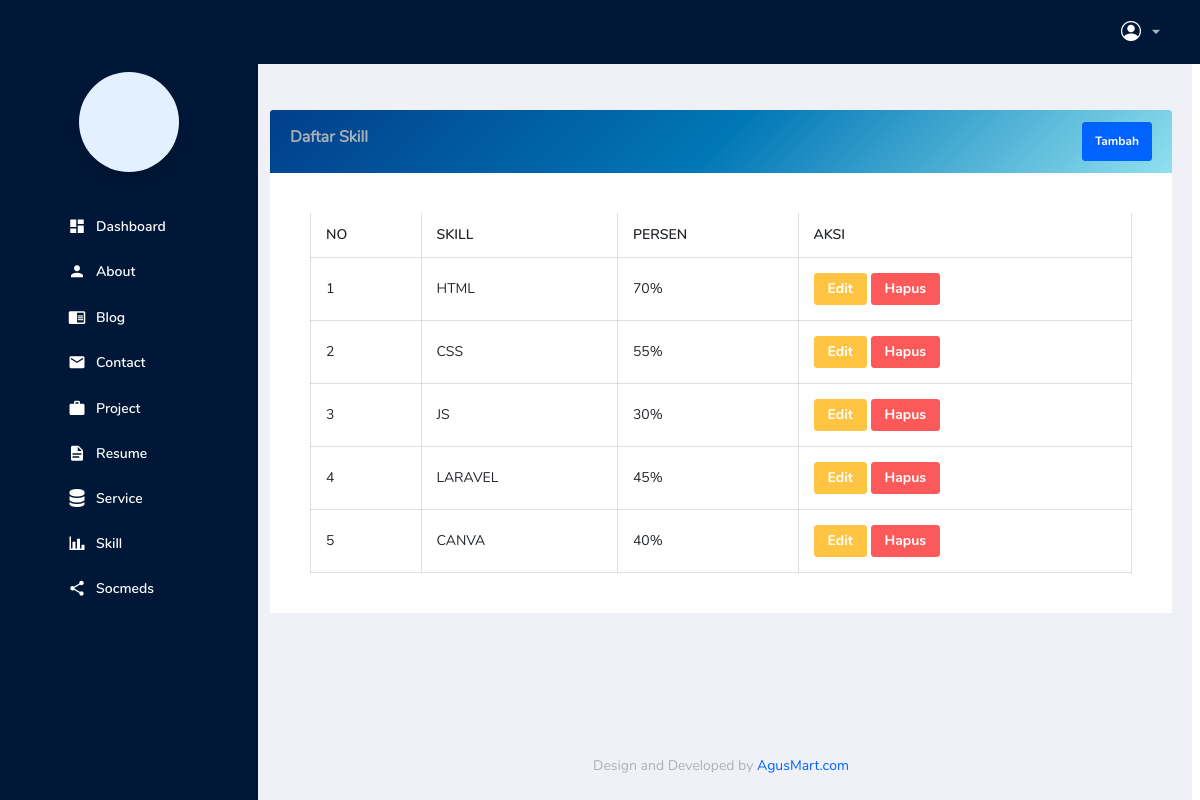
The app's page /backend/pages/skill/index.php with its own data.
### tables this page shows
CREATE TABLE `skills` (
  `id` bigint NOT NULL,
  `skill` varchar(255) NOT NULL,
  `percent` int NOT NULL,
  `description` text NOT NULL
);

### backend/pages/skill/index.php (the view, shortened to what this page needs)
<?php
include '../../partials/header.php';
?>
<body>
  <div class="container-scroller">
    <?php include '../../partials/navbar.php'; ?>
    <div class="container-fluid page-body-wrapper">
      <?php include '../../partials/sidebar.php'; ?>
      <div class="main-panel">
        <div class="content-wrapper" style="padding-left: 20px; padding-right: 20px;">
          <?php
          $qSkills = "SELECT * FROM skills";
          $result = mysqli_query($connect, $qSkills) or die(mysqli_error($connect));
          ?>
          <div class="row">
            <div class="col-12">
              <div class="card">
                <div class="card-header d-flex align-items-center justify-content-between" style="background: linear-gradient(135deg, #023e8a, #0077b6, #90e0ef); border: none;">
                  <h5>Daftar Skill</h5>
                  <a href="./create.php" class="btn btn-primary">Tambah</a>
                </div>
                <div class="card-body">
                  <div class="table-responsive">
                    <table class="table table-bordered">
                      <thead>
                        <tr class="text-uppercase">
                          <th>No</th>
                          <th>Skill</th>
                          <th>Persen</th>
                          <th>Aksi</th>
                        </tr>
                      </thead>
                      <tbody>
                        <?php
                        $no = 1;
                        if ($result && $result->num_rows > 0):
                          while ($item = $result->fetch_object()):
                        ?>
                          <tr>
                            <td class="text-uppercase"><?= $no++ ?></td>
                            <td class="text-uppercase"><?= htmlspecialchars($item->skill) ?></td>
                            <td class="text-uppercase"><?= htmlspecialchars($item->percent) ?>%</td>
                            <td class="text-capitalize">
                              <a href="./edit.php?id=<?= $item->id ?>" class="btn btn-warning btn-sm">Edit</a>
                              <a href="../../actions/skill/destroy.php?id=<?= $item->id ?>" class="btn btn-danger btn-sm" onclick="return confirm('Apakah anda yakin ingin menghapus?')">Hapus</a>
                            </td>
                          </tr>
                        <?php endwhile; else: ?>
                          <tr>
                            <td colspan="4" class="text-center">Data skill belum tersedia.</td>
                          </tr>
                        <?php endif; ?>
                      </tbody>
                    </table>
                  </div>
                </div>
              </div>
            </div>
          </div>
        </div>
        <?php include '../../partials/footer.php'; ?>
      </div>
    </div>
  </div>
</body>

### backend/partials/header.php (style rules this page uses)
.page-body-wrapper { display: flex; }
.main-panel { margin-left: 250px; width: calc(100% - 250px); }

### records on screen
skills: skill "HTML", percent "70"
skills: skill "CSS", percent "55"
skills: skill "JS", percent "30"
skills: skill "LARAVEL", percent "45"
skills: skill "CANVA", percent "40"
